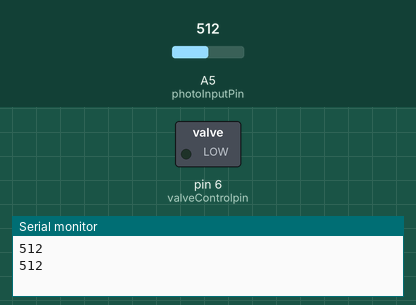
Bench run of a sketch on a simulated Arduino Uno, built with avr-gcc and run on an emulated ATmega328P. Shown: switched loads named in the sketch (green lamp = pin HIGH), the last lines printed to the serial monitor. The test bench sets the inputs (shaded band); at power-on: A5 (photoInputPin) = 512.

Above: at 3.8 s.
3.9 s: A5 (photoInputPin) set to 163
7.8 s: A5 (photoInputPin) set to 141
At 9.4 s:
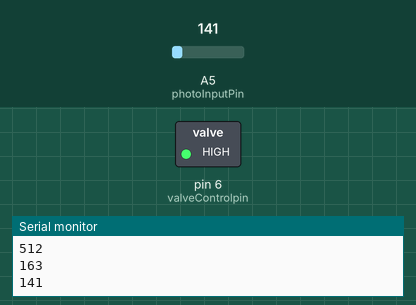
11.7 s: A5 (photoInputPin) set to 160
At 12.9 s:
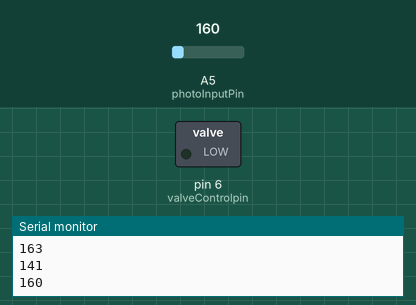
15.6 s: A5 (photoInputPin) set to 140
At 18.7 s:
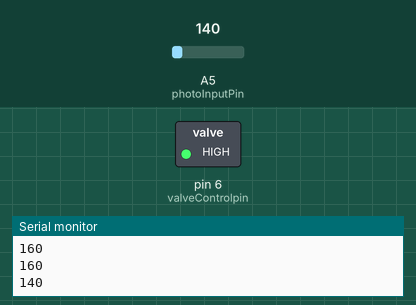
Timing chart, 0 to 20.2 s (numbered marks = the images above; inputs shaded):
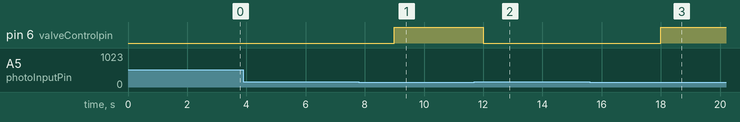

Measured:
- the behaviour switches between 151 and 150 on A5 (photoInputPin) (found by bisection; images 0 and 1)
- after the input at 7.8 s, pin 6 (valveControlpin): LOW → HIGH after 1.2 s
- after the input at 11.7 s, pin 6 (valveControlpin): HIGH → LOW after 0.30 s
- after the input at 15.6 s, pin 6 (valveControlpin): LOW → HIGH after 2.4 s

The sketch:

chauffe-eau.ino
```cpp
const int valveControlpin = 6;
const int photoInputPin   = 5;

void setup() {
  pinMode(valveControlpin, OUTPUT);
  Serial.begin(9600);
}

void loop() {
  int photoValue = analogRead(photoInputPin);
  Serial.println(photoValue);

  if (photoValue > 150) {
    closeValve();
  } else {
    openValve();
  }
  //delayInMinutes(1);
  delay(1000 * 3);
}

void openValve() {
  digitalWrite(valveControlpin, HIGH);
}

void closeValve() {
  digitalWrite(valveControlpin, LOW);
}

void delayInMinutes(int minutes) {
  delay(1000 * 60 * minutes);
}
```
